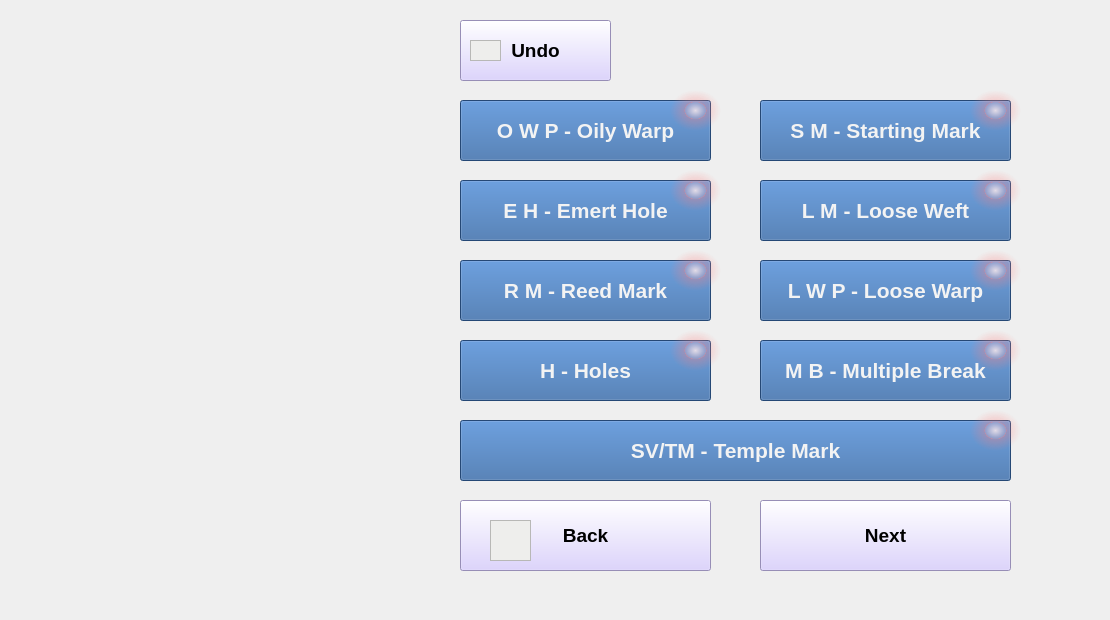
  <widget class="QWidget" name="MachineFault_1">
   <widget class="QLabel" name="Ma1Label">
    <property name="geometry">
     <rect>
      <x>0</x>
      <y>0</y>
      <width>1101</width>
      <height>611</height>
     </rect>
    </property>
    <property name="styleSheet">
     <string notr="true">border-image: url(:/newPrefix/Capture 10.JPG);</string>
    </property>
    <property name="text">
     <string>&lt;html&gt;&lt;head/&gt;&lt;body&gt;&lt;p&gt;&lt;br/&gt;&lt;/p&gt;&lt;p&gt;&lt;br/&gt;&lt;/p&gt;&lt;/body&gt;&lt;/html&gt;</string>
    </property>
   </widget>
   <widget class="QPushButton" name="LMButton">
    <property name="geometry">
     <rect>
      <x>760</x>
      <y>180</y>
      <width>251</width>
      <height>61</height>
     </rect>
    </property>
    <property name="minimumSize">
     <size>
      <width>0</width>
      <height>0</height>
     </size>
    </property>
    <property name="sizeIncrement">
     <size>
      <width>0</width>
      <height>0</height>
     </size>
    </property>
    <property name="baseSize">
     <size>
      <width>0</width>
      <height>0</height>
     </size>
    </property>
    <property name="font">
     <font>
      <family>Arial</family>
      <pointsize>16</pointsize>
      <weight>75</weight>
      <bold>true</bold>
     </font>
    </property>
    <property name="styleSheet">
     <string notr="true">background-color: rgb(52, 101, 164);
color: rgb(243, 243, 243);</string>
    </property>
    <property name="text">
     <string>L M - Loose Weft</string>
    </property>
    <property name="iconSize">
     <size>
      <width>30</width>
      <height>30</height>
     </size>
    </property>
   </widget>
   <widget class="QPushButton" name="LWPButton">
    <property name="geometry">
     <rect>
      <x>760</x>
      <y>260</y>
      <width>251</width>
      <height>61</height>
     </rect>
    </property>
    <property name="minimumSize">
     <size>
      <width>0</width>
      <height>0</height>
     </size>
    </property>
    <property name="sizeIncrement">
     <size>
      <width>0</width>
      <height>0</height>
     </size>
    </property>
    <property name="baseSize">
     <size>
      <width>0</width>
      <height>0</height>
     </size>
    </property>
    <property name="font">
     <font>
      <family>Arial</family>
      <pointsize>16</pointsize>
      <weight>75</weight>
      <bold>true</bold>
     </font>
    </property>
    <property name="styleSheet">
     <string notr="true">background-color: rgb(52, 101, 164);
color: rgb(243, 243, 243);</string>
    </property>
    <property name="text">
     <string>L W P - Loose Warp</string>
    </property>
    <property name="iconSize">
     <size>
      <width>30</width>
      <height>30</height>
     </size>
    </property>
   </widget>
   <widget class="QLabel" name="SMButton_value">
    <property name="geometry">
     <rect>
      <x>970</x>
      <y>90</y>
      <width>51</width>
      <height>41</height>
     </rect>
    </property>
    <property name="font">
     <font>
      <family>Arial</family>
      <pointsize>16</pointsize>
      <weight>75</weight>
      <bold>true</bold>
     </font>
    </property>
    <property name="styleSheet">
     <string notr="true">background-color: qradialgradient(spread:pad, cx:0.5, cy:0.5, radius:0.5, fx:0.5, fy:0.5, stop:0 rgba(255, 235, 235, 206), stop:0.35 rgba(255, 188, 188, 80), stop:0.4 rgba(255, 162, 162, 80), stop:0.425 rgba(255, 132, 132, 156), stop:0.44 rgba(252, 128, 128, 80), stop:1 rgba(255, 255, 255, 0));</string>
    </property>
    <property name="text">
     <string>&lt;html&gt;&lt;head/&gt;&lt;body&gt;&lt;p align=&quot;center&quot;&gt;&lt;br/&gt;&lt;/p&gt;&lt;/body&gt;&lt;/html&gt;</string>
    </property>
   </widget>
   <widget class="QPushButton" name="SMButton">
    <property name="geometry">
     <rect>
      <x>760</x>
      <y>100</y>
      <width>251</width>
      <height>61</height>
     </rect>
    </property>
    <property name="minimumSize">
     <size>
      <width>0</width>
      <height>0</height>
     </size>
    </property>
    <property name="sizeIncrement">
     <size>
      <width>0</width>
      <height>0</height>
     </size>
    </property>
    <property name="baseSize">
     <size>
      <width>0</width>
      <height>0</height>
     </size>
    </property>
    <property name="font">
     <font>
      <family>Arial</family>
      <pointsize>16</pointsize>
      <weight>75</weight>
      <bold>true</bold>
     </font>
    </property>
    <property name="styleSheet">
     <string notr="true">background-color: rgb(52, 101, 164);
color: rgb(243, 243, 243);</string>
    </property>
    <property name="text">
     <string>S M - Starting Mark</string>
    </property>
    <property name="iconSize">
     <size>
      <width>30</width>
      <height>30</height>
     </size>
    </property>
   </widget>
   <widget class="QLabel" name="HButton_value">
    <property name="geometry">
     <rect>
      <x>670</x>
      <y>330</y>
      <width>51</width>
      <height>41</height>
     </rect>
    </property>
    <property name="font">
     <font>
      <family>Arial</family>
      <pointsize>16</pointsize>
      <weight>75</weight>
      <bold>true</bold>
     </font>
    </property>
    <property name="styleSheet">
     <string notr="true">background-color: qradialgradient(spread:pad, cx:0.5, cy:0.5, radius:0.5, fx:0.5, fy:0.5, stop:0 rgba(255, 235, 235, 206), stop:0.35 rgba(255, 188, 188, 80), stop:0.4 rgba(255, 162, 162, 80), stop:0.425 rgba(255, 132, 132, 156), stop:0.44 rgba(252, 128, 128, 80), stop:1 rgba(255, 255, 255, 0));</string>
    </property>
    <property name="text">
     <string>&lt;html&gt;&lt;head/&gt;&lt;body&gt;&lt;p align=&quot;center&quot;&gt;&lt;br/&gt;&lt;/p&gt;&lt;/body&gt;&lt;/html&gt;</string>
    </property>
   </widget>
   <widget class="QPushButton" name="HButton">
    <property name="geometry">
     <rect>
      <x>460</x>
      <y>340</y>
      <width>251</width>
      <height>61</height>
     </rect>
    </property>
    <property name="minimumSize">
     <size>
      <width>0</width>
      <height>0</height>
     </size>
    </property>
    <property name="sizeIncrement">
     <size>
      <width>0</width>
      <height>0</height>
     </size>
    </property>
    <property name="baseSize">
     <size>
      <width>0</width>
      <height>0</height>
     </size>
    </property>
    <property name="font">
     <font>
      <family>Arial</family>
      <pointsize>16</pointsize>
      <weight>75</weight>
      <bold>true</bold>
     </font>
    </property>
    <property name="styleSheet">
     <string notr="true">background-color: rgb(52, 101, 164);
color: rgb(243, 243, 243);</string>
    </property>
    <property name="text">
     <string>H - Holes</string>
    </property>
    <property name="iconSize">
     <size>
      <width>30</width>
      <height>30</height>
     </size>
    </property>
   </widget>
   <widget class="QPushButton" name="OWPButton">
    <property name="geometry">
     <rect>
      <x>460</x>
      <y>100</y>
      <width>251</width>
      <height>61</height>
     </rect>
    </property>
    <property name="minimumSize">
     <size>
      <width>0</width>
      <height>0</height>
     </size>
    </property>
    <property name="sizeIncrement">
     <size>
      <width>0</width>
      <height>0</height>
     </size>
    </property>
    <property name="baseSize">
     <size>
      <width>0</width>
      <height>0</height>
     </size>
    </property>
    <property name="font">
     <font>
      <family>Arial</family>
      <pointsize>16</pointsize>
      <weight>75</weight>
      <bold>true</bold>
     </font>
    </property>
    <property name="styleSheet">
     <string notr="true">background-color: rgb(52, 101, 164);
color: rgb(243, 243, 243);</string>
    </property>
    <property name="text">
     <string>O W P - Oily Warp</string>
    </property>
    <property name="iconSize">
     <size>
      <width>30</width>
      <height>30</height>
     </size>
    </property>
   </widget>
   <widget class="QLabel" name="LWPButton_value">
    <property name="geometry">
     <rect>
      <x>970</x>
      <y>250</y>
      <width>51</width>
      <height>41</height>
     </rect>
    </property>
    <property name="font">
     <font>
      <family>Arial</family>
      <pointsize>16</pointsize>
      <weight>75</weight>
      <bold>true</bold>
     </font>
    </property>
    <property name="styleSheet">
     <string notr="true">background-color: qradialgradient(spread:pad, cx:0.5, cy:0.5, radius:0.5, fx:0.5, fy:0.5, stop:0 rgba(255, 235, 235, 206), stop:0.35 rgba(255, 188, 188, 80), stop:0.4 rgba(255, 162, 162, 80), stop:0.425 rgba(255, 132, 132, 156), stop:0.44 rgba(252, 128, 128, 80), stop:1 rgba(255, 255, 255, 0));</string>
    </property>
    <property name="text">
     <string>&lt;html&gt;&lt;head/&gt;&lt;body&gt;&lt;p align=&quot;center&quot;&gt;&lt;br/&gt;&lt;/p&gt;&lt;/body&gt;&lt;/html&gt;</string>
    </property>
   </widget>
   <widget class="QPushButton" name="Undo_Machine_1">
    <property name="geometry">
     <rect>
      <x>460</x>
      <y>20</y>
      <width>151</width>
      <height>61</height>
     </rect>
    </property>
    <property name="font">
     <font>
      <family>Arial</family>
      <pointsize>14</pointsize>
      <weight>75</weight>
      <bold>true</bold>
     </font>
    </property>
    <property name="styleSheet">
     <string notr="true">background-color: rgb(212, 199, 255);</string>
    </property>
    <property name="text">
     <string>Undo</string>
    </property>
   </widget>
   <widget class="QPushButton" name="MBButton">
    <property name="geometry">
     <rect>
      <x>760</x>
      <y>340</y>
      <width>251</width>
      <height>61</height>
     </rect>
    </property>
    <property name="minimumSize">
     <size>
      <width>0</width>
      <height>0</height>
     </size>
    </property>
    <property name="sizeIncrement">
     <size>
      <width>0</width>
      <height>0</height>
     </size>
    </property>
    <property name="baseSize">
     <size>
      <width>0</width>
      <height>0</height>
     </size>
    </property>
    <property name="font">
     <font>
      <family>Arial</family>
      <pointsize>16</pointsize>
      <weight>75</weight>
      <bold>true</bold>
     </font>
    </property>
    <property name="styleSheet">
     <string notr="true">background-color: rgb(52, 101, 164);
color: rgb(243, 243, 243);</string>
    </property>
    <property name="text">
     <string>M B - Multiple Break</string>
    </property>
    <property name="iconSize">
     <size>
      <width>30</width>
      <height>30</height>
     </size>
    </property>
   </widget>
   <widget class="QPushButton" name="EHButton">
    <property name="geometry">
     <rect>
      <x>460</x>
      <y>180</y>
      <width>251</width>
      <height>61</height>
     </rect>
    </property>
    <property name="minimumSize">
     <size>
      <width>0</width>
      <height>0</height>
     </size>
    </property>
    <property name="sizeIncrement">
     <size>
      <width>0</width>
      <height>0</height>
     </size>
    </property>
    <property name="baseSize">
     <size>
      <width>0</width>
      <height>0</height>
     </size>
    </property>
    <property name="font">
     <font>
      <family>Arial</family>
      <pointsize>16</pointsize>
      <weight>75</weight>
      <bold>true</bold>
     </font>
    </property>
    <property name="styleSheet">
     <string notr="true">background-color: rgb(52, 101, 164);
color: rgb(243, 243, 243);</string>
    </property>
    <property name="text">
     <string>E H - Emert Hole</string>
    </property>
    <property name="iconSize">
     <size>
      <width>30</width>
      <height>30</height>
     </size>
    </property>
   </widget>
   <widget class="QLabel" name="TMButton_value">
    <property name="geometry">
     <rect>
      <x>970</x>
      <y>410</y>
      <width>51</width>
      <height>41</height>
     </rect>
    </property>
    <property name="font">
     <font>
      <family>Arial</family>
      <pointsize>16</pointsize>
      <weight>75</weight>
      <bold>true</bold>
     </font>
    </property>
    <property name="styleSheet">
     <string notr="true">background-color: qradialgradient(spread:pad, cx:0.5, cy:0.5, radius:0.5, fx:0.5, fy:0.5, stop:0 rgba(255, 235, 235, 206), stop:0.35 rgba(255, 188, 188, 80), stop:0.4 rgba(255, 162, 162, 80), stop:0.425 rgba(255, 132, 132, 156), stop:0.44 rgba(252, 128, 128, 80), stop:1 rgba(255, 255, 255, 0));</string>
    </property>
    <property name="text">
     <string>&lt;html&gt;&lt;head/&gt;&lt;body&gt;&lt;p align=&quot;center&quot;&gt;&lt;br/&gt;&lt;/p&gt;&lt;/body&gt;&lt;/html&gt;</string>
    </property>
   </widget>
   <widget class="QLabel" name="MBButton_value">
    <property name="geometry">
     <rect>
      <x>970</x>
      <y>330</y>
      <width>51</width>
      <height>41</height>
     </rect>
    </property>
    <property name="font">
     <font>
      <family>Arial</family>
      <pointsize>16</pointsize>
      <weight>75</weight>
      <bold>true</bold>
     </font>
    </property>
    <property name="styleSheet">
     <string notr="true">background-color: qradialgradient(spread:pad, cx:0.5, cy:0.5, radius:0.5, fx:0.5, fy:0.5, stop:0 rgba(255, 235, 235, 206), stop:0.35 rgba(255, 188, 188, 80), stop:0.4 rgba(255, 162, 162, 80), stop:0.425 rgba(255, 132, 132, 156), stop:0.44 rgba(252, 128, 128, 80), stop:1 rgba(255, 255, 255, 0));</string>
    </property>
    <property name="text">
     <string>&lt;html&gt;&lt;head/&gt;&lt;body&gt;&lt;p align=&quot;center&quot;&gt;&lt;br/&gt;&lt;/p&gt;&lt;/body&gt;&lt;/html&gt;</string>
    </property>
   </widget>
   <widget class="QPushButton" name="NextButton_1">
    <property name="geometry">
     <rect>
      <x>760</x>
      <y>500</y>
      <width>251</width>
      <height>71</height>
     </rect>
    </property>
    <property name="font">
     <font>
      <family>Arial</family>
      <pointsize>14</pointsize>
      <weight>75</weight>
      <bold>true</bold>
     </font>
    </property>
    <property name="styleSheet">
     <string notr="true">background-color: rgb(212, 199, 255);</string>
    </property>
    <property name="text">
     <string>Next</string>
    </property>
   </widget>
   <widget class="QLabel" name="RMButton_value">
    <property name="geometry">
     <rect>
      <x>670</x>
      <y>250</y>
      <width>51</width>
      <height>41</height>
     </rect>
    </property>
    <property name="font">
     <font>
      <family>Arial</family>
      <pointsize>16</pointsize>
      <weight>75</weight>
      <bold>true</bold>
     </font>
    </property>
    <property name="styleSheet">
     <string notr="true">background-color: qradialgradient(spread:pad, cx:0.5, cy:0.5, radius:0.5, fx:0.5, fy:0.5, stop:0 rgba(255, 235, 235, 206), stop:0.35 rgba(255, 188, 188, 80), stop:0.4 rgba(255, 162, 162, 80), stop:0.425 rgba(255, 132, 132, 156), stop:0.44 rgba(252, 128, 128, 80), stop:1 rgba(255, 255, 255, 0));</string>
    </property>
    <property name="text">
     <string>&lt;html&gt;&lt;head/&gt;&lt;body&gt;&lt;p align=&quot;center&quot;&gt;&lt;br/&gt;&lt;/p&gt;&lt;/body&gt;&lt;/html&gt;</string>
    </property>
   </widget>
   <widget class="QPushButton" name="RMButton">
    <property name="geometry">
     <rect>
      <x>460</x>
      <y>260</y>
      <width>251</width>
      <height>61</height>
     </rect>
    </property>
    <property name="minimumSize">
     <size>
      <width>0</width>
      <height>0</height>
     </size>
    </property>
    <property name="sizeIncrement">
     <size>
      <width>0</width>
      <height>0</height>
     </size>
    </property>
    <property name="baseSize">
     <size>
      <width>0</width>
      <height>0</height>
     </size>
    </property>
    <property name="font">
     <font>
      <family>Arial</family>
      <pointsize>16</pointsize>
      <weight>75</weight>
      <bold>true</bold>
     </font>
    </property>
    <property name="styleSheet">
     <string notr="true">background-color: rgb(52, 101, 164);
color: rgb(243, 243, 243);</string>
    </property>
    <property name="text">
     <string>R M - Reed Mark</string>
    </property>
    <property name="iconSize">
     <size>
      <width>30</width>
      <height>30</height>
     </size>
    </property>
   </widget>
   <widget class="QPushButton" name="TMButton">
    <property name="geometry">
     <rect>
      <x>460</x>
      <y>420</y>
      <width>551</width>
      <height>61</height>
     </rect>
    </property>
    <property name="minimumSize">
     <size>
      <width>0</width>
      <height>0</height>
     </size>
    </property>
    <property name="sizeIncrement">
     <size>
      <width>0</width>
      <height>0</height>
     </size>
    </property>
    <property name="baseSize">
     <size>
      <width>0</width>
      <height>0</height>
     </size>
    </property>
    <property name="font">
     <font>
      <family>Arial</family>
      <pointsize>16</pointsize>
      <weight>75</weight>
      <bold>true</bold>
     </font>
    </property>
    <property name="styleSheet">
     <string notr="true">background-color: rgb(52, 101, 164);
color: rgb(243, 243, 243);</string>
    </property>
    <property name="text">
     <string>SV/TM - Temple Mark</string>
    </property>
    <property name="iconSize">
     <size>
      <width>30</width>
      <height>30</height>
     </size>
    </property>
   </widget>
   <widget class="QLabel" name="LMButton_value">
    <property name="geometry">
     <rect>
      <x>970</x>
      <y>170</y>
      <width>51</width>
      <height>41</height>
     </rect>
    </property>
    <property name="font">
     <font>
      <family>Arial</family>
      <pointsize>16</pointsize>
      <weight>75</weight>
      <bold>true</bold>
     </font>
    </property>
    <property name="styleSheet">
     <string notr="true">background-color: qradialgradient(spread:pad, cx:0.5, cy:0.5, radius:0.5, fx:0.5, fy:0.5, stop:0 rgba(255, 235, 235, 206), stop:0.35 rgba(255, 188, 188, 80), stop:0.4 rgba(255, 162, 162, 80), stop:0.425 rgba(255, 132, 132, 156), stop:0.44 rgba(252, 128, 128, 80), stop:1 rgba(255, 255, 255, 0));</string>
    </property>
    <property name="text">
     <string>&lt;html&gt;&lt;head/&gt;&lt;body&gt;&lt;p align=&quot;center&quot;&gt;&lt;br/&gt;&lt;/p&gt;&lt;/body&gt;&lt;/html&gt;</string>
    </property>
   </widget>
   <widget class="QLabel" name="EHButton_value">
    <property name="geometry">
     <rect>
      <x>670</x>
      <y>170</y>
      <width>51</width>
      <height>41</height>
     </rect>
    </property>
    <property name="font">
     <font>
      <family>Arial</family>
      <pointsize>16</pointsize>
      <weight>75</weight>
      <bold>true</bold>
     </font>
    </property>
    <property name="styleSheet">
     <string notr="true">background-color: qradialgradient(spread:pad, cx:0.5, cy:0.5, radius:0.5, fx:0.5, fy:0.5, stop:0 rgba(255, 235, 235, 206), stop:0.35 rgba(255, 188, 188, 80), stop:0.4 rgba(255, 162, 162, 80), stop:0.425 rgba(255, 132, 132, 156), stop:0.44 rgba(252, 128, 128, 80), stop:1 rgba(255, 255, 255, 0));</string>
    </property>
    <property name="text">
     <string>&lt;html&gt;&lt;head/&gt;&lt;body&gt;&lt;p align=&quot;center&quot;&gt;&lt;br/&gt;&lt;/p&gt;&lt;/body&gt;&lt;/html&gt;</string>
    </property>
   </widget>
   <widget class="QPushButton" name="backButtonMa_1">
    <property name="geometry">
     <rect>
      <x>460</x>
      <y>500</y>
      <width>251</width>
      <height>71</height>
     </rect>
    </property>
    <property name="font">
     <font>
      <family>Arial</family>
      <pointsize>14</pointsize>
      <weight>75</weight>
      <bold>true</bold>
     </font>
    </property>
    <property name="styleSheet">
     <string notr="true">background-color: rgb(212, 199, 255);</string>
    </property>
    <property name="text">
     <string>Back</string>
    </property>
   </widget>
   <widget class="QLabel" name="OWPButton_value">
    <property name="geometry">
     <rect>
      <x>670</x>
      <y>90</y>
      <width>51</width>
      <height>41</height>
     </rect>
    </property>
    <property name="font">
     <font>
      <family>Arial</family>
      <pointsize>16</pointsize>
      <weight>75</weight>
      <bold>true</bold>
     </font>
    </property>
    <property name="styleSheet">
     <string notr="true">background-color: qradialgradient(spread:pad, cx:0.5, cy:0.5, radius:0.5, fx:0.5, fy:0.5, stop:0 rgba(255, 235, 235, 206), stop:0.35 rgba(255, 188, 188, 80), stop:0.4 rgba(255, 162, 162, 80), stop:0.425 rgba(255, 132, 132, 156), stop:0.44 rgba(252, 128, 128, 80), stop:1 rgba(255, 255, 255, 0));</string>
    </property>
    <property name="text">
     <string>&lt;html&gt;&lt;head/&gt;&lt;body&gt;&lt;p align=&quot;center&quot;&gt;&lt;br/&gt;&lt;/p&gt;&lt;/body&gt;&lt;/html&gt;</string>
    </property>
   </widget>
   <widget class="QFrame" name="UndoMac1Frame">
    <property name="geometry">
     <rect>
      <x>470</x>
      <y>40</y>
      <width>31</width>
      <height>21</height>
     </rect>
    </property>
    <property name="styleSheet">
     <string notr="true">border-image: url(:/newPrefix/Undo-icon.png);
background-color: rgb(238, 238, 236);


</string>
    </property>
    <property name="frameShape">
     <enum>QFrame::StyledPanel</enum>
    </property>
    <property name="frameShadow">
     <enum>QFrame::Raised</enum>
    </property>
   </widget>
   <widget class="QFrame" name="SavMa1frame">
    <property name="geometry">
     <rect>
      <x>490</x>
      <y>520</y>
      <width>41</width>
      <height>41</height>
     </rect>
    </property>
    <property name="styleSheet">
     <string notr="true">border-image: url(:/newPrefix/Save-icon.png);
background-color: rgb(238, 238, 236);


</string>
    </property>
    <property name="frameShape">
     <enum>QFrame::StyledPanel</enum>
    </property>
    <property name="frameShadow">
     <enum>QFrame::Raised</enum>
    </property>
   </widget>
   <zorder>Ma1Label</zorder>
   <zorder>LMButton</zorder>
   <zorder>LWPButton</zorder>
   <zorder>SMButton</zorder>
   <zorder>HButton</zorder>
   <zorder>OWPButton</zorder>
   <zorder>LWPButton_value</zorder>
   <zorder>Undo_Machine_1</zorder>
   <zorder>MBButton</zorder>
   <zorder>EHButton</zorder>
   <zorder>MBButton_value</zorder>
   <zorder>NextButton_1</zorder>
   <zorder>RMButton</zorder>
   <zorder>TMButton</zorder>
   <zorder>LMButton_value</zorder>
   <zorder>EHButton_value</zorder>
   <zorder>backButtonMa_1</zorder>
   <zorder>OWPButton_value</zorder>
   <zorder>SMButton_value</zorder>
   <zorder>RMButton_value</zorder>
   <zorder>HButton_value</zorder>
   <zorder>TMButton_value</zorder>
   <zorder>UndoMac1Frame</zorder>
   <zorder>SavMa1frame</zorder>
  </widget>
